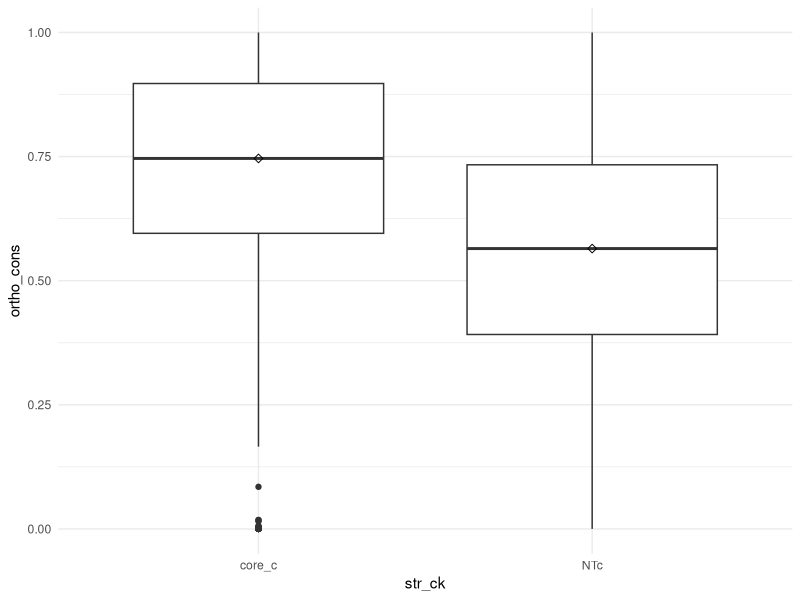
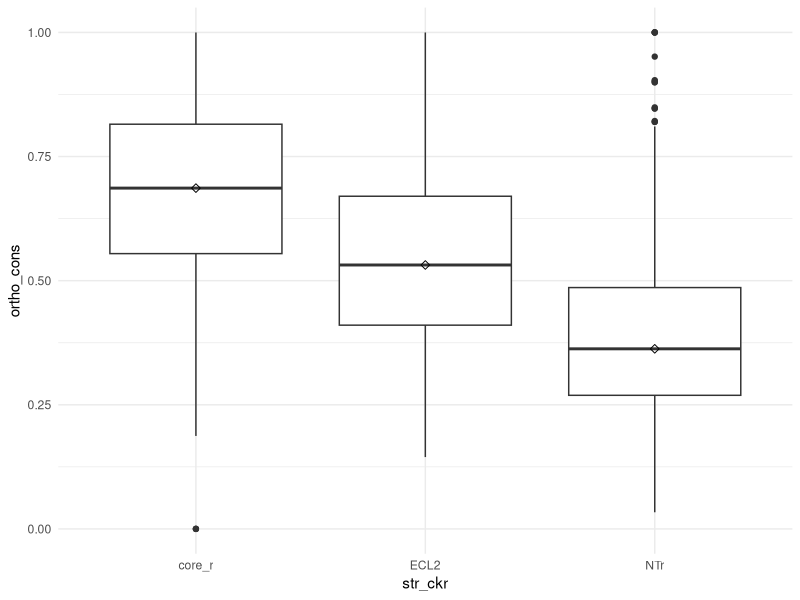

Write the R code that produced these figures, in order.
# Name:     04_core_vs_nterm_seq_sim.R
# Updated:  20201214
# Author:   Andrew Kleist

# packages, working directory
setwd("~/Desktop/Volkman_Lab/BABU_VOLKMAN/CHEMOKINE_PRJ/Data/chemokine_gpcr_ms/")
library(tidyverse)
library(ggrepel)

##### 1: CORE VS. NTERM SEQ SIM - CHEMOKINE  ###################################
  
  # import
  data <- read_csv("05_integrate/output/CK_CONS_CCCXC_SNP_CAN.csv")
  
  # add labels
  data <- data %>% 
    mutate(str_ck = case_when(
      dom == "NTc" ~ "NTc",
      dom != "NTc" ~ "core_c"
    )) 
  
  # subset
  nterm <- data %>% filter(str_ck == "NTc")
  core <- data %>% filter(str_ck != "NTc") %>% filter(dom != "CT")
  data <- bind_rows(nterm, core)
  rm(nterm, core)
  
  data <- data %>% filter(ortho_cons != 0)
  
  # plot
  data %>%
    ggplot(aes(str_ck, ortho_cons)) +
    #geom_violin(trim = FALSE) +
    geom_boxplot() +
    #geom_jitter(shape = 21, colour = "black", fill = "white", size = 2, stroke = 0.5) +
    #geom_dotplot(binaxis='y', stackdir='center', dotsize=0.8, colour = "black", fill = "white", stroke = 0.5) +
    stat_summary(fun.y=median, geom="point", shape=23, size=2) +
    #geom_boxplot() +
    ylim(0,1) +
    theme_minimal() 

  # stats  
  sum <- wilcox.test(ortho_cons ~ str_ck, data = data, exact = FALSE)
  sum$p.value
  
  
  
##### 2: CORE VS. NTERM SEQ SIM - RECEPTOR  ####################################
  
  # import
  data <- read_csv("05_integrate/output/CKR_CONS_CCCXC_SNP_CAN.csv")
  
  # add labels
  data <- data %>% 
    mutate(str_ckr = case_when(
      dom == "NTr" ~ "NTr",
      dom == "ECL2" ~ "ECL2",
      dom != "NTr" & dom != "ECL2"  ~ "core_r"
    ))
  
  # subset
  nterm <- data %>% filter(str_ckr == "NTc")
  core <- data %>% filter(str_ckr != "NTc") %>% filter(dom != "CT")
  data <- bind_rows(nterm, core)
  rm(nterm, core)
  
  data <- data %>% filter(ortho_cons != 0)
  
  # plot
  data %>%
    ggplot(aes(str_ckr, ortho_cons)) +
    #geom_violin(trim = FALSE) +
    geom_boxplot() +
    #geom_jitter(shape = 21, colour = "black", fill = "white", size = 2, stroke = 0.5) +
    #geom_dotplot(binaxis='y', stackdir='center', dotsize=0.8, colour = "black", fill = "white", stroke = 0.5) +
    stat_summary(fun.y=median, geom="point", shape=23, size=2) +
    #geom_boxplot() +
    ylim(0,1) +
    theme_minimal() 
  
  # stats  
  
  # summary stats and p-value
  # see http://www.sthda.com/english/wiki/unpaired-two-samples-wilcoxon-test-in-r
  core.nt <- data %>% filter(str_ckr != "ECL2")
  core.nt <- wilcox.test(ortho_cons ~ str_ckr, data = core.nt, exact = FALSE)
  core.nt$p.value
  
  core.ecl2 <-  data %>% filter(str_ckr != "NTr")
  core.ecl2 <- wilcox.test(ortho_cons ~ str_ckr, data = core.ecl2, exact = FALSE)
  core.ecl2$p.value
  
  nt.ecl2 <-  data %>% filter(str_ckr != "core_r")
  nt.ecl2 <- wilcox.test(ortho_cons ~ str_ckr, data = nt.ecl2, exact = FALSE)
  nt.ecl2$p.value
  

  
